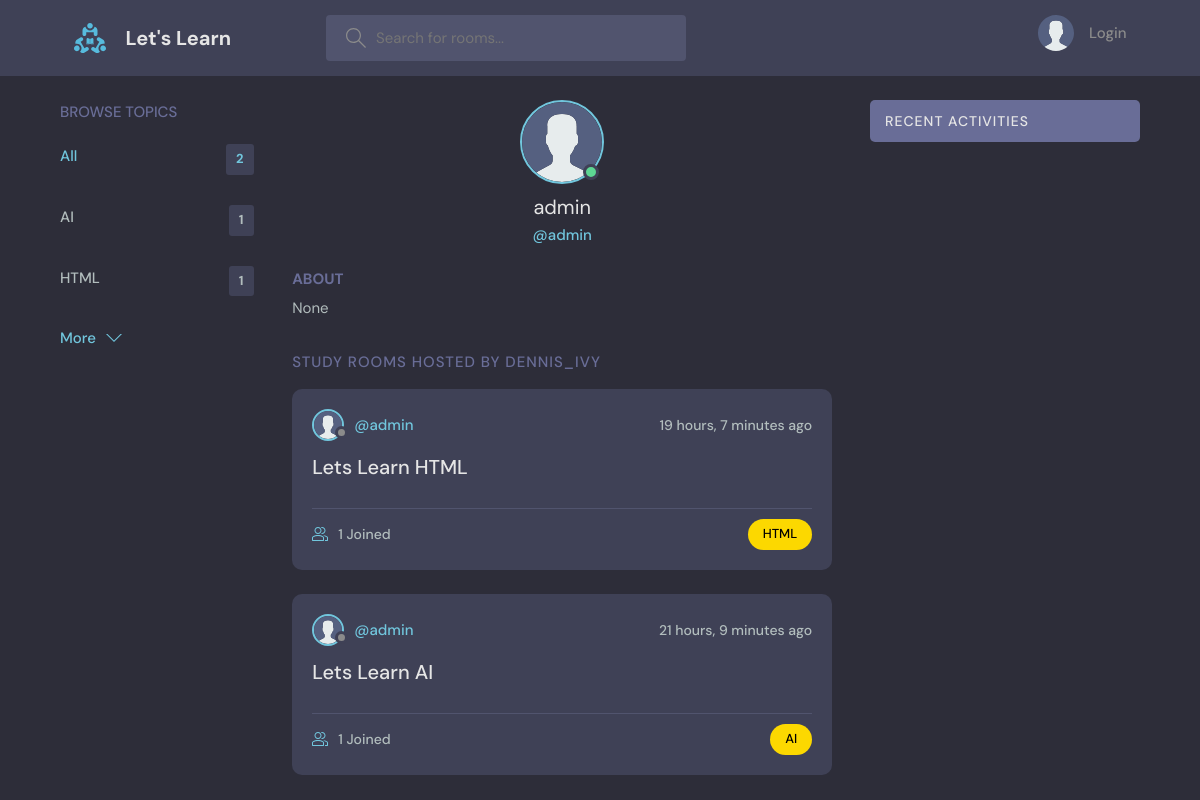
Screenshot of /users/profile/1/ with the database file from the repository.
### base/models.py (models this page shows, shortened)
class Topic(models.Model):
    name = models.CharField(max_length=200)

class Room(models.Model):
    host = models.ForeignKey(User, on_delete=models.SET_NULL, null=True)
    topic = models.ForeignKey(Topic, on_delete=models.SET_NULL, null=True)
    name = models.CharField(max_length=200)
    description = models.TextField(null=True, blank=True)
    participants = models.ManyToManyField(User, related_name='participants', blank=True)
    updated = models.DateTimeField(auto_now=True)
    created = models.DateTimeField(auto_now_add=True)
    class Meta:
        ordering = ['-updated', '-created']

### users/models.py (models this page shows)
class User(AbstractUser):
    name = models.CharField(max_length=200, null=True, blank=True)
    email = models.EmailField(blank=True, null=True)
    bio = models.TextField(null=True)
    avatar = models.ImageField(null=True, default='avatar.svg')

### users/views.py (the view)
# urls.py: path('profile/<str:pk>/', userProfile, name='user-profile'),
def userProfile(request, pk):
    user = User.objects.get(id=pk)
    rooms = user.room_set.all()
    room_message = user.message_set.all()
    topics = Topic.objects.all()
    context = {'user': user, 'rooms': rooms, 'room_message': room_message, 'topics': topics}
    return render(request, 'profile.html', context)

### users/templates/profile.html (shortened to what this page needs)
{% extends 'main.html' %}
{% block content %}
    <main class="profile-page layout layout--3">
        <div class="container">
            {% include 'base/topics_component.html' %}
            <div class="roomList">
                <div class="profile">
                    <div class="profile__avatar">
                        <div class="avatar avatar--large active">
                            <img src="{{ user.avatar.url }}"/>
                        </div>
                    </div>
                    <div class="profile__info">
                        <h3>{{ user.username }}</h3>
                        <p>@{{ user.username }}</p>
                    </div>
                    <div class="profile__about">
                        <h3>About</h3>
                        <p>
                            {{ user.bio }}
                        </p>
                    </div>
                </div>
                <div class="roomList__header">
                    <div>
                        <h2>Study Rooms Hosted by dennis_ivy</a>
                        </h2>
                    </div>
                </div>
                {% include 'base/feed_component.html' %}
            </div>
            {% include 'base/activiy_component.html' %}
        </div>
    </main>
{% endblock %}

### templates/main.html (shortened to what this page needs)
<!DOCTYPE html>
{% load static %}
<html lang="en">
<head>
    <link rel="stylesheet" href="{% static 'css/style.css' %}"/>
</head>
<body>
{% include 'navbar.html' %}
{% block content %}
{% endblock %}
</body>
</html>

### templates/navbar.html (shortened to what this page needs)
{% load static %}
<header class="header header--loggedIn">
    <div class="container">
        <a href="{% url 'home' %}" class="header__logo">
            <img src="{% static 'img/logo.svg' %}"/>
            <h1>Let's Learn</h1>
        </a>
        <form class="header__search" method="get" action="{% url 'home' %}">
            <label>
                <input type="text" name="q" placeholder="Search for rooms..."/>
            </label>
        </form>
        <nav class="header__menu">
            {% if request.user.is_authenticated %}
                <div class="header__user">
                    <a href="{% url 'user-profile' user.id %}">
                        <div class="avatar avatar--medium active">
                            <img src="{{ request.user.avatar.url }}"/>
                        </div>
                        <p>{{ request.user.username }} <span>@{{ request.user.username }}</span></p>
                    </a>
                    <button class="dropdown-button">
                        <svg version="1.1" xmlns="http://www.w3.org/2000/svg" width="32" height="32"
                             viewBox="0 0 32 32">
                            <title>chevron-down</title>
                            <path d="M16 21l-13-13h-3l16 16 16-16h-3l-13 13z"></path>
                        </svg>
                    </button>
                </div>
            {% else %}
                <a href="{% url 'login' %}">
                  <img src="{% static 'img/avatar.svg' %}" />
                  <p>Login</p>
                </a>
            {% endif %}
        </nav>
    </div>
</header>

### base/templates/base/topics_component.html
<div class="topics">
    <div class="topics__header">
        <h2>Browse Topics</h2>
    </div>
    <ul class="topics__list">
        <li>
            <a href="{% url 'home' %}" class="active">All <span>{{ topics.count }}</span></a>
        </li>
        {% for topic in topics %}
        <li>
            <a href="{% url 'home' %}?q={{ topic.name }}">{{ topic.name }}<span>{{ topic.room_set.all.count }}</span></a>
        </li>
        {% endfor %}
    </ul>
    <a class="btn btn--link" href="/">
        More
        <svg version="1.1" xmlns="http://www.w3.org/2000/svg" width="32" height="32" viewBox="0 0 32 32">
            <title>chevron-down</title>
            <path d="M16 21l-13-13h-3l16 16 16-16h-3l-13 13z"></path>
        </svg>
    </a>
</div>

### base/templates/base/feed_component.html (shortened to what this page needs)
{% for room in rooms %}
     <div class="roomListRoom">
                <div class="roomListRoom__header">
                    <a href="{% url 'user-profile' room.host.id %}" class="roomListRoom__author">
                        <div class="avatar avatar--small">
                            <img src="{{ room.host.avatar.url }}"/>
                        </div>
                        <span>@{{ room.host.username }}</span>
                    </a>
                    <div class="roomListRoom__actions">
                        <span>{{ room.created|timesince }} ago</span>
                    </div>
                </div>
                <div class="roomListRoom__content">
                    <a href="{% url 'room' room.id %}">{{ room.name }}</a>
                </div>
                <div class="roomListRoom__meta">
                    <a href="{% url 'room' room.id %}" class="roomListRoom__joined">
                        {{ room.participants.all.count }} Joined
                    </a>
                    <p class="roomListRoom__topic">{{ room.topic.name }}</p>
                </div>
            </div>
{% endfor %}

### base/templates/base/activiy_component.html (shortened to what this page needs)
<div class="activities">
    <div class="activities__header">
        <h2>Recent Activities</h2>
    </div>
</div>

### rows the page displays
Topic: name "AI", room_set.all.count "1"
Topic: name "HTML", room_set.all.count "1"
User: avatar (placeholder picture), username "admin", bio "None"
Room: host.avatar (placeholder picture), host.username "admin", created "19 hours, 7 minutes", name "Lets Learn HTML", participants.all.count "1", topic.name "HTML"
Room: host.avatar (placeholder picture), host.username "admin", created "21 hours, 9 minutes", name "Lets Learn AI", participants.all.count "1", topic.name "AI"

### other values shown
{{ topics.count }} "2"
